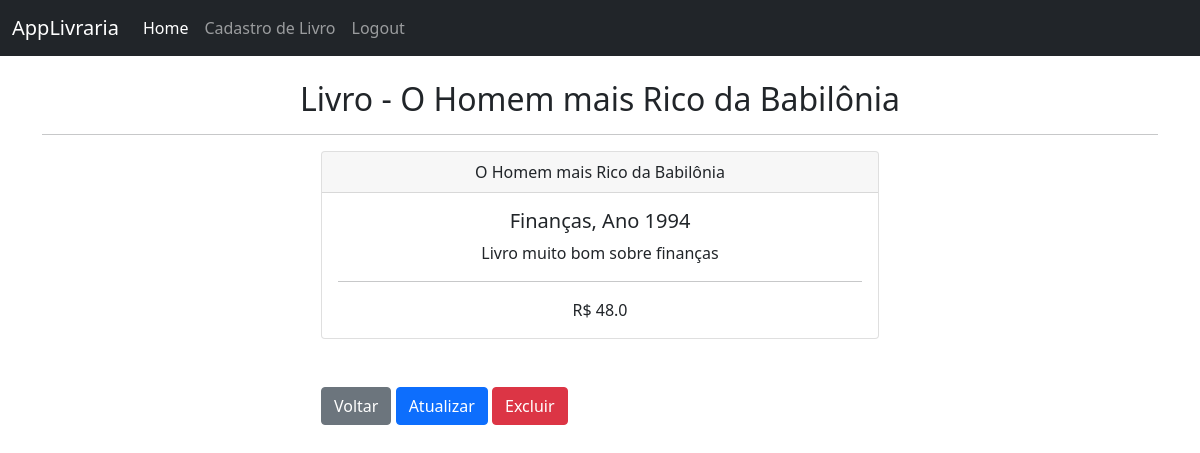
Screenshot of /book/1/ (signed in) with the database file from the repository.
### livraria/models.py (models this page shows, shortened)
class Book(models.Model):
    created_at = models.DateTimeField(auto_now_add=True)
    title = models.CharField(max_length=50)
    description = models.CharField(max_length=200)
    year = models.IntegerField()
    genre = models.CharField(max_length=30)
    value = models.FloatField()

### livraria/views.py (the view)
# urls.py: path('book/<int:id>/', book_detail, name='book'),
def book_detail(request, id):
    if request.user.is_authenticated:
        book = Book.objects.get(id=id)
        return render(request, 'book.html', {'book':book})
    else:
        messages.error(request, 'Você precisa estar logado!')
        return redirect('home')

### livraria/templates/book.html
{% extends 'base.html' %}
{% block content %}
     <h2 class="text-center"> Livro - {{book.title}}</h2>
     <hr>
     <div class="col-md-6 offset-md-3">
        <div class="card">
            <div class="card-header text-center">
                {{book.title}}
            </div>
            <div class="card-body text-center">
                <h5 class="card-title">{{book.genre}}, Ano {{book.year}}</h5>
                <p>{{book.description}}</p>
                <hr>
                <span>R$ {{book.value}}</span>
            </div>
        </div>
        <br><br>
        <a href="{% url 'home' %}" class="btn btn-secondary">Voltar</a>
        <a href="{% url 'update_book' book.id %}" class="btn btn-primary">Atualizar</a>
        <a href="{% url 'delete_book' book.id %}" class="btn btn-danger">Excluir</a>
     </div>
{% endblock %}

### rows the page displays
Book: title "O Homem mais Rico da Babilônia", genre "Finanças", year "1994", description "Livro muito bom sobre finanças", value "48.0"
